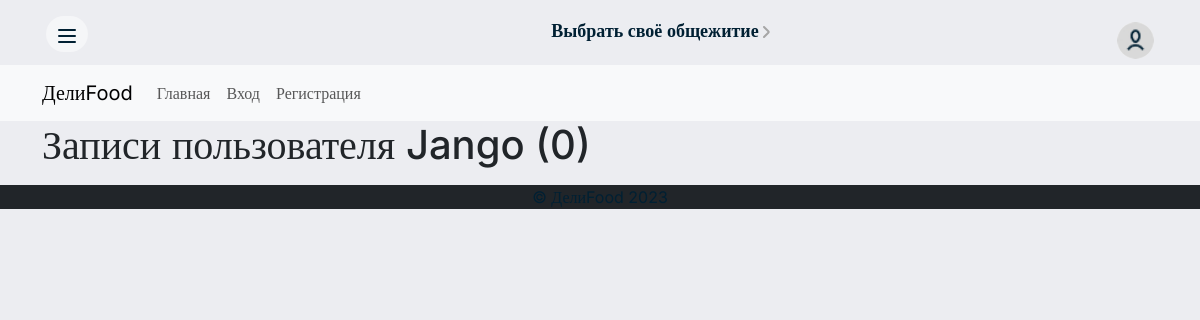
/user/Jango, run on an earlier commit of the app's database.
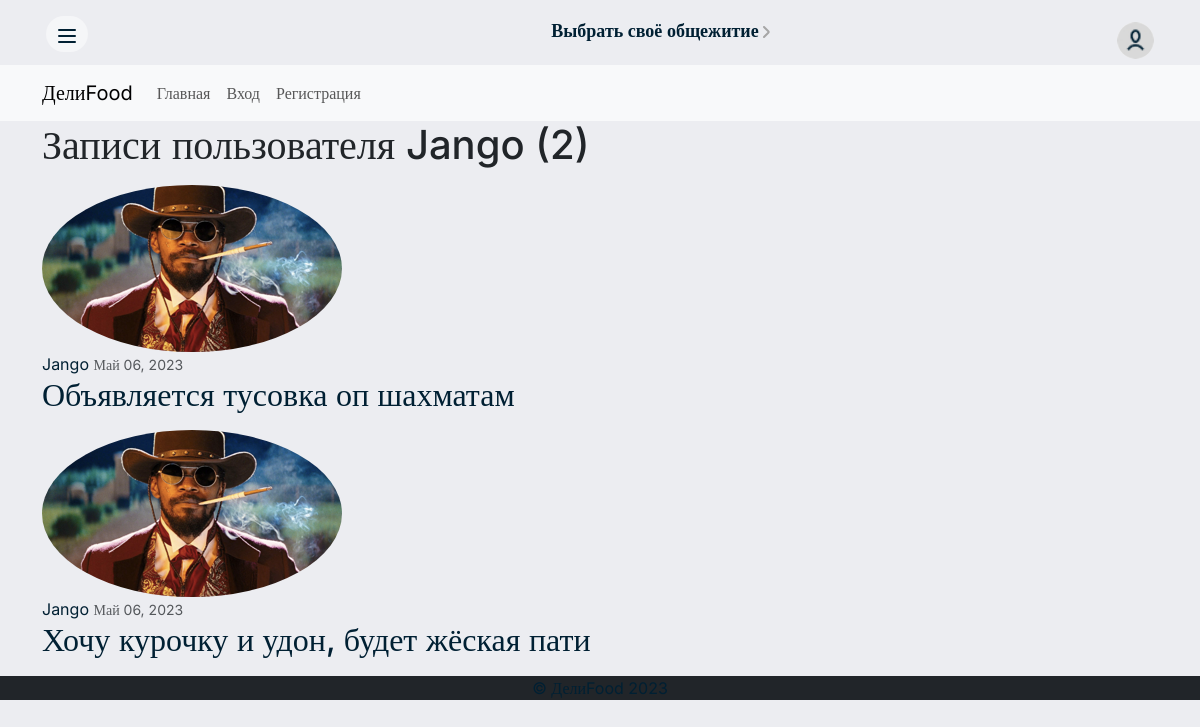
And on a later commit of the database.
### main/models.py (models this page shows, shortened)
class Post(models.Model):
    date_posted = models.DateTimeField(default=timezone.now)
    author = models.ForeignKey(User, on_delete=models.CASCADE)
    title = models.CharField("Название ордера", max_length=120, help_text='Введите текст поста')
    price = models.FloatField("Стоимость всей еды", default=0)
    price_deliver = models.FloatField("Стоимость доставки", default=0)
    date_deliver = models.DateField("Дата ордера", default=timezone.now)
    time_deliver = models.TimeField("Время ордера", default='17:30:00')
    cnt_people = models.IntegerField("Количество людей", default=2, help_text='Минимум 2, включая вас')
    image = models.ImageField(
        'Картинка',
        upload_to='posts_pics/',
        blank=True,
        null=True
    )
    class Meta:
        ordering = ('-date_posted',)
        verbose_name = 'Пост'
        verbose_name_plural = 'Посты'

### users/models.py (models this page shows, shortened)
class Profile(models.Model):
    user = models.OneToOneField(User, on_delete=models.CASCADE)
    image = models.ImageField('Ваша фотография', default='profile_pics/default.jpg', upload_to='profile_pics/')
    address = models.CharField('Адрес общежития', blank=True, null=True, max_length=250)

### main/views.py (the view)
# urls.py: path('user/<str:username>', UserPostListView.as_view(), name='user-posts'),
class UserPostListView(ListView):
    model = Post
    template_name = 'main/user_posts.html'
    context_object_name = 'posts'
    paginate_by = 5
    def get_queryset(self):
        user = get_object_or_404(User, username=self.kwargs.get('username'))
        return Post.objects.filter(author=user).order_by('-date_posted')

### main/templates/main/user_posts.html (shortened to what this page needs)
{% extends 'main/layout.html' %}
{% load crispy_forms_tags %}
{% block content %}
    <h1 class="mb-3">Записи пользователя {{ view.kwargs.username }} ({{ page_obj.paginator.count }})</h1>
    {% for post in posts %}
        <article class="media content-section">
          <img class="rounded-circle article-img" src="{{ post.author.profile.image.url }}">
          <div class="media-body">
            <div class="article-metadata">
              <a class="mr-2" href="{% url 'user-posts' post.author.username %}">{{ post.author }}</a>
              <small class="text-muted">{{ post.date_posted|date:"F d, Y" }}</small>
            </div>
            <h2><a class="article-title" href="{% url 'post-detail' post.id %}">{{ post.title }}</a></h2>
          </div>
        </article>
    {% endfor %}
{% endblock content %}

What changed in the data, as far as the page shows it:
added Post: author.profile.image (picture), author "Jango", date_posted "Май 06, 2023", title "Объявляется тусовка оп шахматам"
added Post: author.profile.image (picture), author "Jango", date_posted "Май 06, 2023", title "Хочу курочку и удон, будет жёская пати"
Also different on the page:
{{ page_obj.paginator.count }}: "0" → "2"
